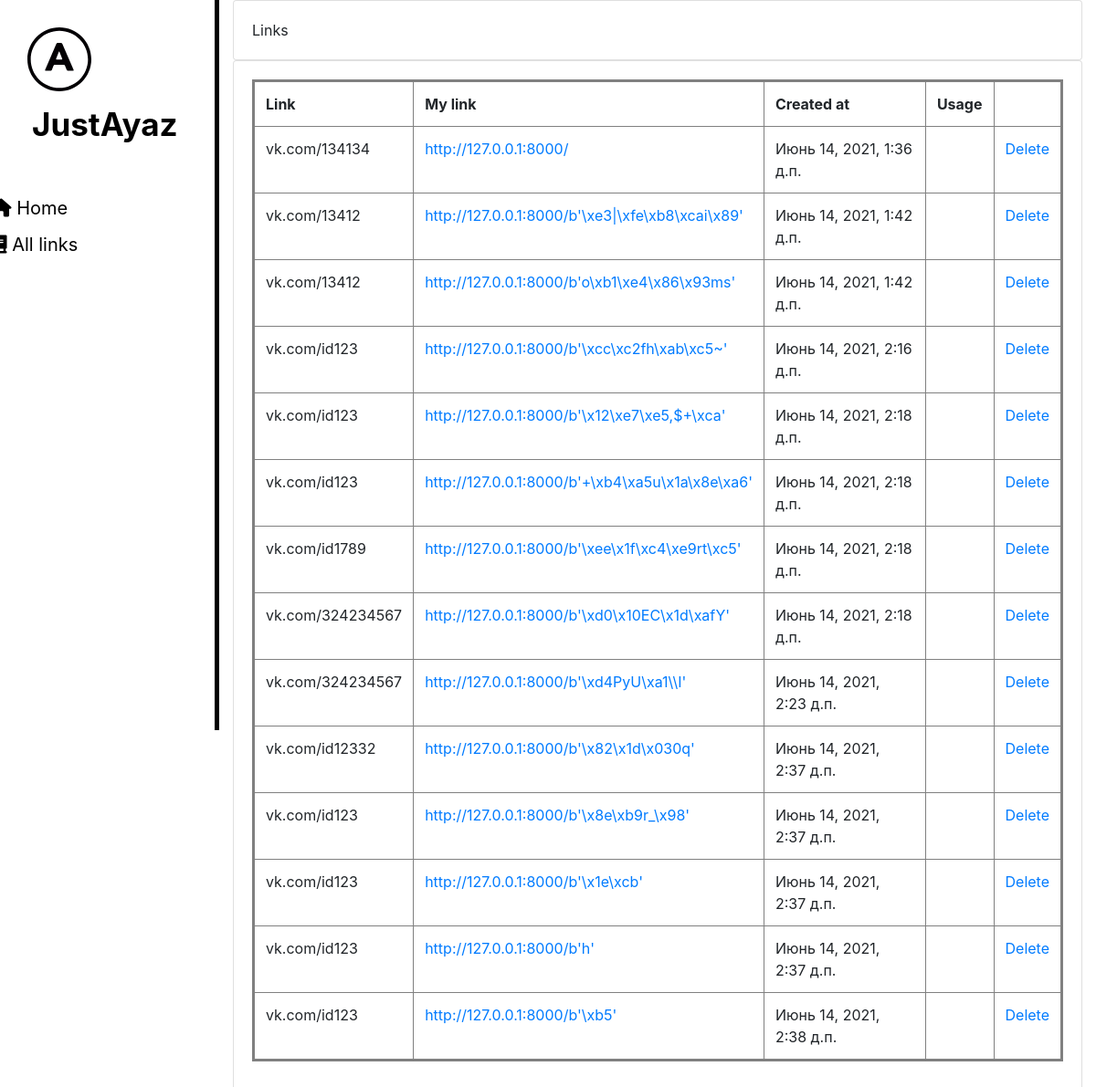
The page /all/ on the database as committed earlier.
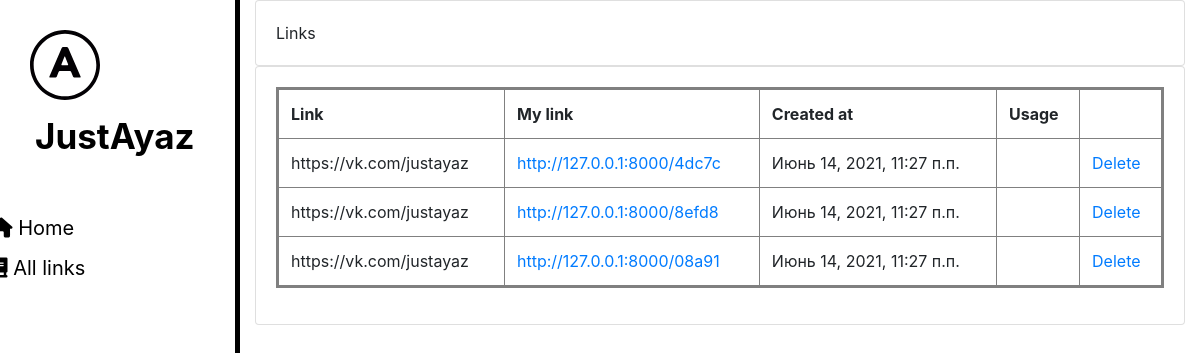
The same page on the database as committed later.
### news/models.py (models this page shows, shortened)
class Links(models.Model):
    link = models.CharField(max_length=100, blank=True)
    my_link = models.CharField(max_length=100, blank=True)
    created_at = models.DateTimeField(auto_now_add=True)
    count = models.IntegerField(default=0)

### news/views.py (the view)
# urls.py: path('all/', lib),
def lib(request):
    links = Links.objects.order_by('-count')
    return render(request, 'news/lib2.html', context={'links': links})

### templates/news/lib2.html (shortened to what this page needs)
{% load static %}
<!DOCTYPE html>
<html lang="en">
<head>
    <link rel="stylesheet" href="https://maxcdn.bootstrapcdn.com/bootstrap/4.0.0/css/bootstrap.min.css">
    <link rel="stylesheet" href="{% static 'news/css/news.css' %}">
</head>
<body>
    <aside>
        <img src="{% static 'news/img/logo.svg' %}" alt="Logo">
        <span class = "logo">JustAyaz</span>
        <ul>
            <a href="/"><li><i class="fas fa-home"></i> Home</li></a>
            <a href="/all"><li><i class="fas fa-book"></i> All links</li></a>
        </ul>
    </aside>
    <main>
        <div class="row">
            <div class="col-md">
                <div class="card card-body">
                    Links
                </div>
                <div class="card card-body">
                    <table class="table">
                        <tr>
                            <th>Link</th>
                            <th>My link</th>
                            <th>Created at</th>
                            <th>Usage</th>
                            <th></th>
                        </tr>
                        {% for link in links %}
                            <tr>
                                <td>{{ link.link }}</td>
                                <td><a href="{% url 'open_link' link.my_link %}">http://127.0.0.1:8000/{{ link.my_link }}</a></td>
                                <td>{{ link.created_at }}</td>
                                <td></td>
                                <td><a href="{% url 'delete_link' link.id %}">Delete</a></td>
                            </tr>
                        {% endfor %}
                    </table>
                </div>
            </div>
        </div>
    </main>
</body>
</html>

Rows that differ between the two databases and show on the page:
removed Links: link "vk.com/134134", created_at "Июнь 14, 2021, 1:36 д.п."
removed Links: link "vk.com/13412", my_link "b'\\xe3|\\xfe\\xb8\\xcai\\x89'", created_at "Июнь 14, 2021, 1:42 д.п."
removed Links: link "vk.com/13412", my_link "b'o\\xb1\\xe4\\x86\\x93ms'", created_at "Июнь 14, 2021, 1:42 д.п."
removed Links: link "vk.com/id123", my_link "b'\\xcc\\xc2fh\\xab\\xc5~'", created_at "Июнь 14, 2021, 2:16 д.п."
removed Links: link "vk.com/id123", my_link "b'\\x12\\xe7\\xe5,$+\\xca'", created_at "Июнь 14, 2021, 2:18 д.п."
removed Links: link "vk.com/id123", my_link "b'+\\xb4\\xa5u\\x1a\\x8e\\xa6'", created_at "Июнь 14, 2021, 2:18 д.п."
removed Links: link "vk.com/id1789", my_link "b'\\xee\\x1f\\xc4\\xe9rt\\xc5'", created_at "Июнь 14, 2021, 2:18 д.п."
removed Links: link "vk.com/324234567", my_link "b'\\xd0\\x10EC\\x1d\\xafY'", created_at "Июнь 14, 2021, 2:18 д.п."
removed Links: link "vk.com/324234567", my_link "b'\\xd4PyU\\xa1\\\\I'", created_at "Июнь 14, 2021, 2:23 д.п."
removed Links: link "vk.com/id12332", my_link "b'\\x82\\x1d\\x030q'", created_at "Июнь 14, 2021, 2:37 д.п."
removed Links: link "vk.com/id123", my_link "b'\\x8e\\xb9r_\\x98'", created_at "Июнь 14, 2021, 2:37 д.п."
removed Links: link "vk.com/id123", my_link "b'\\x1e\\xcb'", created_at "Июнь 14, 2021, 2:37 д.п."
removed Links: link "vk.com/id123", my_link "b'h'", created_at "Июнь 14, 2021, 2:37 д.п."
removed Links: link "vk.com/id123", my_link "b'\\xb5'", created_at "Июнь 14, 2021, 2:38 д.п."
added Links: link "https://vk.com/justayaz", my_link "4dc7c", created_at "Июнь 14, 2021, 11:27 п.п."
added Links: link "https://vk.com/justayaz", my_link "8efd8", created_at "Июнь 14, 2021, 11:27 п.п."
added Links: link "https://vk.com/justayaz", my_link "08a91", created_at "Июнь 14, 2021, 11:27 п.п."
